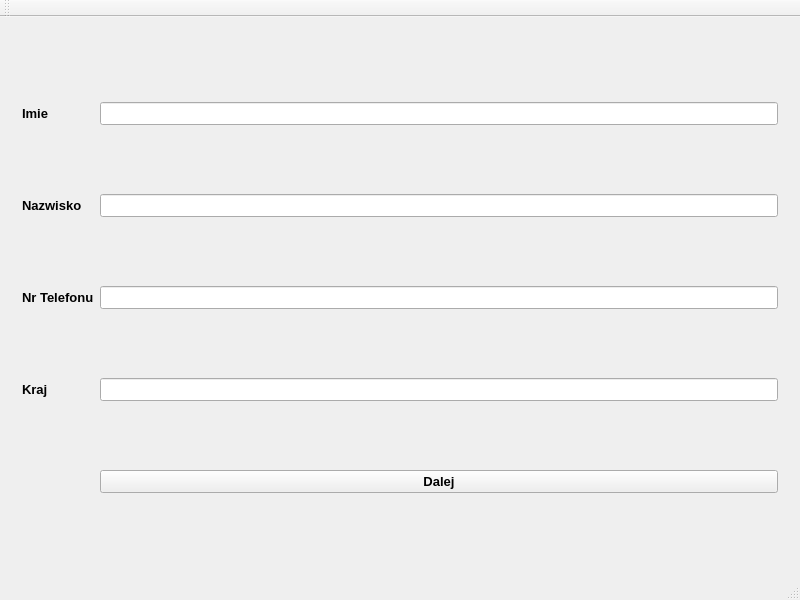
<?xml version="1.0" encoding="UTF-8"?>
<ui version="4.0">
 <class>MainWindow</class>
 <widget class="QMainWindow" name="MainWindow">
  <property name="geometry">
   <rect>
    <x>0</x>
    <y>0</y>
    <width>800</width>
    <height>600</height>
   </rect>
  </property>
  <property name="sizePolicy">
   <sizepolicy hsizetype="Fixed" vsizetype="Fixed">
    <horstretch>0</horstretch>
    <verstretch>0</verstretch>
   </sizepolicy>
  </property>
  <property name="minimumSize">
   <size>
    <width>800</width>
    <height>600</height>
   </size>
  </property>
  <property name="maximumSize">
   <size>
    <width>800</width>
    <height>600</height>
   </size>
  </property>
  <property name="font">
   <font>
    <pointsize>10</pointsize>
    <weight>75</weight>
    <bold>true</bold>
   </font>
  </property>
  <property name="windowTitle">
   <string>MainWindow</string>
  </property>
  <property name="styleSheet">
   <string notr="true"/>
  </property>
  <widget class="QWidget" name="centralWidget">
   <layout class="QGridLayout" name="gridLayout">
    <item row="0" column="0" colspan="2">
     <widget class="QStackedWidget" name="stackedWidget">
      <property name="currentIndex">
       <number>1</number>
      </property>
      <widget class="QWidget" name="stronaLoty">
       <layout class="QGridLayout" name="gridLayout_2">
        <item row="1" column="0">
         <widget class="QPushButton" name="przyciskRezerwuj">
          <property name="text">
           <string>Rezerwuj</string>
          </property>
         </widget>
        </item>
        <item row="1" column="1">
         <widget class="QComboBox" name="comboBox"/>
        </item>
        <item row="0" column="0" colspan="2">
         <widget class="QTableView" name="tabelaLotow">
          <property name="editTriggers">
           <set>QAbstractItemView::NoEditTriggers</set>
          </property>
          <property name="showGrid">
           <bool>false</bool>
          </property>
         </widget>
        </item>
       </layout>
      </widget>
      <widget class="QWidget" name="stronaRezerwacje">
       <layout class="QGridLayout" name="gridLayout_3">
        <item row="0" column="0">
         <widget class="QLabel" name="labelImie">
          <property name="sizePolicy">
           <sizepolicy hsizetype="Ignored" vsizetype="Minimum">
            <horstretch>0</horstretch>
            <verstretch>0</verstretch>
           </sizepolicy>
          </property>
          <property name="text">
           <string>Imie</string>
          </property>
         </widget>
        </item>
        <item row="0" column="1">
         <widget class="QLineEdit" name="lineImie">
          <property name="sizePolicy">
           <sizepolicy hsizetype="Expanding" vsizetype="Fixed">
            <horstretch>0</horstretch>
            <verstretch>0</verstretch>
           </sizepolicy>
          </property>
         </widget>
        </item>
        <item row="1" column="0">
         <widget class="QLabel" name="labelNazwisko">
          <property name="text">
           <string>Nazwisko</string>
          </property>
         </widget>
        </item>
        <item row="1" column="1">
         <widget class="QLineEdit" name="lineNazwisko">
          <property name="sizePolicy">
           <sizepolicy hsizetype="Expanding" vsizetype="Fixed">
            <horstretch>0</horstretch>
            <verstretch>0</verstretch>
           </sizepolicy>
          </property>
         </widget>
        </item>
        <item row="2" column="0">
         <widget class="QLabel" name="labelNrTelefonu">
          <property name="text">
           <string>Nr Telefonu</string>
          </property>
         </widget>
        </item>
        <item row="2" column="1">
         <widget class="QLineEdit" name="lineNrTelefonu">
          <property name="sizePolicy">
           <sizepolicy hsizetype="Expanding" vsizetype="Fixed">
            <horstretch>0</horstretch>
            <verstretch>0</verstretch>
           </sizepolicy>
          </property>
         </widget>
        </item>
        <item row="3" column="0">
         <widget class="QLabel" name="labelKraj">
          <property name="text">
           <string>Kraj</string>
          </property>
         </widget>
        </item>
        <item row="3" column="1">
         <widget class="QLineEdit" name="lineKraj">
          <property name="sizePolicy">
           <sizepolicy hsizetype="Expanding" vsizetype="Fixed">
            <horstretch>0</horstretch>
            <verstretch>0</verstretch>
           </sizepolicy>
          </property>
         </widget>
        </item>
        <item row="4" column="1">
         <widget class="QPushButton" name="przyciskDalej">
          <property name="text">
           <string>Dalej</string>
          </property>
         </widget>
        </item>
       </layout>
      </widget>
     </widget>
    </item>
   </layout>
  </widget>
  <widget class="QMenuBar" name="menuBar">
   <property name="geometry">
    <rect>
     <x>0</x>
     <y>0</y>
     <width>800</width>
     <height>21</height>
    </rect>
   </property>
  </widget>
  <widget class="QToolBar" name="mainToolBar">
   <attribute name="toolBarArea">
    <enum>TopToolBarArea</enum>
   </attribute>
   <attribute name="toolBarBreak">
    <bool>false</bool>
   </attribute>
  </widget>
  <widget class="QStatusBar" name="statusBar"/>
 </widget>
 <layoutdefault spacing="6" margin="11"/>
 <resources/>
 <connections/>
</ui>
